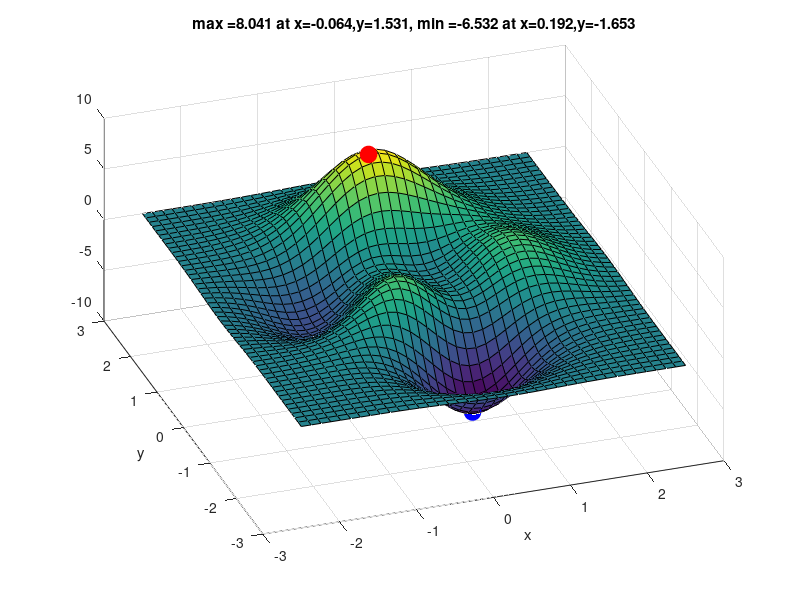
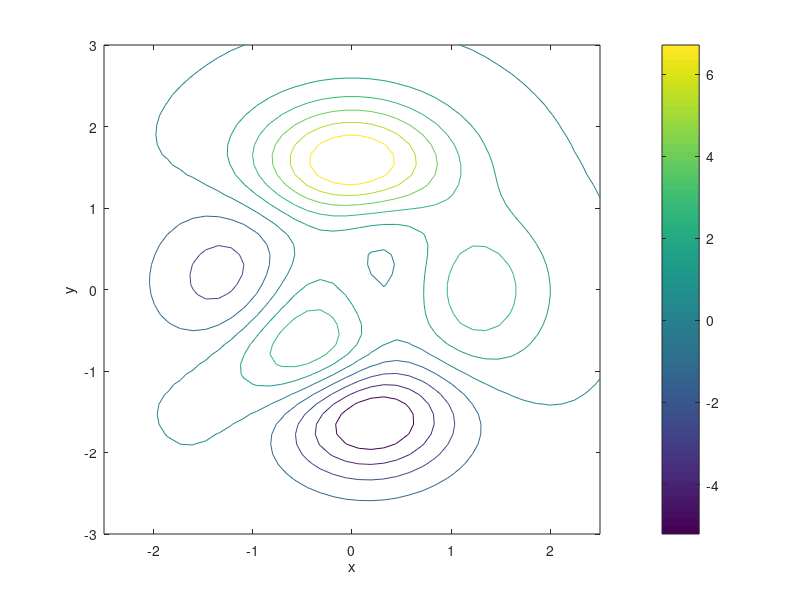
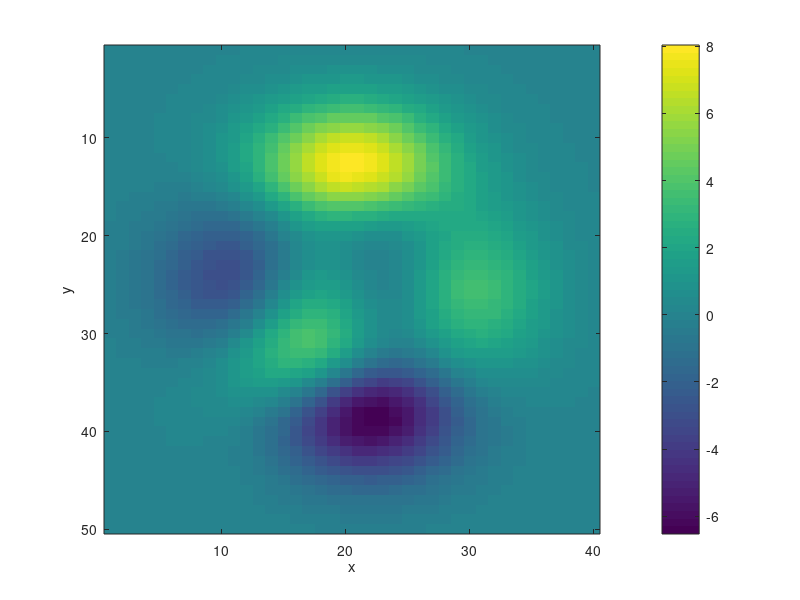

Write MATLAB code to recreate these figures, in order.


%[X,Y,Z] = peaks; % 49x49 surface surface
[X,Y] = meshgrid(linspace(-2.5,2.5,40),linspace(-3,3,50));
Z = peaks(X,Y);

doSave = 0;

% find optimum by exhaustive search
Zmax = max(Z(:)); % 8.0752
[rowMax,colMax] = find(Zmax==Z); % max  row 38, col 25 
Zmin = min(Z(:)); % -6.54566
[rowMin,colMin] = find(Zmin==Z); % min  row 12, col 27
Xmax = X(rowMax,colMax); Ymax = Y(rowMax,colMax);
Xmin = X(rowMin,colMin); Ymin = Y(rowMin,colMin);
str = sprintf('max =%5.3f at x=%5.3f,y=%5.3f, min =%5.3f at x=%5.3f,y=%5.3f', ...
  Zmax, Xmax, Ymax, Zmin, Xmin, Ymin)

figure(1);clf; surf(X,Y,Z);
xlabel('x'); ylabel('y');
view(-19,48)
hold on; h=plot3(Xmax,Ymax,Zmax,'ro');
set(h,'markerfacecolor','r','markersize',12);
hold on; h=plot3(Xmin,Ymin,Zmin,'bo');
set(h,'markerfacecolor','b','markersize',12);
title(str)
if doSave, pdfcrop; print(gcf, '-dpdf', 'C:\kmurphy\PML\pdfFigures\peaksSurf.pdf'); end
  
figure(2);clf; contour(X,Y,Z);
xlabel('x'); ylabel('y'); colorbar;
if doSave, pdfcrop; print(gcf, '-dpdf', 'C:\kmurphy\PML\pdfFigures\peaksContour.pdf'); end

figure(3);clf; imagesc(flipud(Z)); colorbar; 
xlabel('x'); ylabel('y');
if doSave, pdfcrop; print(gcf, '-dpdf', 'C:\kmurphy\PML\pdfFigures\peaksImagesc.pdf'); end
